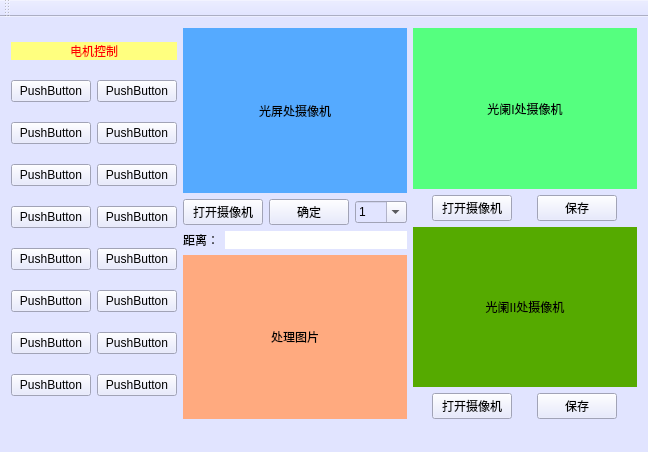
<?xml version="1.0" encoding="UTF-8"?>
<ui version="4.0">
 <class>TEMSClass</class>
 <widget class="QMainWindow" name="TEMSClass">
  <property name="geometry">
   <rect>
    <x>0</x>
    <y>0</y>
    <width>648</width>
    <height>452</height>
   </rect>
  </property>
  <property name="windowTitle">
   <string>TEMS</string>
  </property>
  <property name="autoFillBackground">
   <bool>false</bool>
  </property>
  <property name="styleSheet">
   <string notr="true">background-color: rgb(225, 228, 255);</string>
  </property>
  <widget class="QWidget" name="centralWidget">
   <layout class="QGridLayout" name="gridLayout">
    <item row="0" column="0">
     <layout class="QVBoxLayout" name="verticalLayout_Motor">
      <property name="sizeConstraint">
       <enum>QLayout::SetNoConstraint</enum>
      </property>
      <item>
       <widget class="QLabel" name="label_MotorControl">
        <property name="sizePolicy">
         <sizepolicy hsizetype="Preferred" vsizetype="Fixed">
          <horstretch>0</horstretch>
          <verstretch>0</verstretch>
         </sizepolicy>
        </property>
        <property name="styleSheet">
         <string notr="true">font: 75 12pt &quot;宋体&quot;;
color: rgb(255, 0, 0);
background-color: rgb(255, 255, 127);</string>
        </property>
        <property name="text">
         <string>电机控制</string>
        </property>
        <property name="alignment">
         <set>Qt::AlignCenter</set>
        </property>
       </widget>
      </item>
      <item>
       <layout class="QHBoxLayout" name="horizontalLayout_12">
        <item>
         <widget class="QPushButton" name="pushButton_1Left">
          <property name="autoFillBackground">
           <bool>false</bool>
          </property>
          <property name="text">
           <string>PushButton</string>
          </property>
         </widget>
        </item>
        <item>
         <widget class="QPushButton" name="pushButton_1Right">
          <property name="text">
           <string>PushButton</string>
          </property>
         </widget>
        </item>
       </layout>
      </item>
      <item>
       <layout class="QHBoxLayout" name="horizontalLayout_11">
        <item>
         <widget class="QPushButton" name="pushButton_2Right_2">
          <property name="text">
           <string>PushButton</string>
          </property>
         </widget>
        </item>
        <item>
         <widget class="QPushButton" name="pushButton_2Right">
          <property name="text">
           <string>PushButton</string>
          </property>
         </widget>
        </item>
       </layout>
      </item>
      <item>
       <layout class="QHBoxLayout" name="horizontalLayout_10">
        <item>
         <widget class="QPushButton" name="pushButton_3Left">
          <property name="text">
           <string>PushButton</string>
          </property>
         </widget>
        </item>
        <item>
         <widget class="QPushButton" name="pushButton_3Right">
          <property name="text">
           <string>PushButton</string>
          </property>
         </widget>
        </item>
       </layout>
      </item>
      <item>
       <layout class="QHBoxLayout" name="horizontalLayout_9">
        <item>
         <widget class="QPushButton" name="pushButton_4Left">
          <property name="text">
           <string>PushButton</string>
          </property>
         </widget>
        </item>
        <item>
         <widget class="QPushButton" name="pushButton_4Right">
          <property name="text">
           <string>PushButton</string>
          </property>
         </widget>
        </item>
       </layout>
      </item>
      <item>
       <layout class="QHBoxLayout" name="horizontalLayout_8">
        <item>
         <widget class="QPushButton" name="pushButton_5Left">
          <property name="text">
           <string>PushButton</string>
          </property>
         </widget>
        </item>
        <item>
         <widget class="QPushButton" name="pushButton_5Right">
          <property name="text">
           <string>PushButton</string>
          </property>
         </widget>
        </item>
       </layout>
      </item>
      <item>
       <layout class="QHBoxLayout" name="horizontalLayout_7">
        <item>
         <widget class="QPushButton" name="pushButton_6Left">
          <property name="text">
           <string>PushButton</string>
          </property>
         </widget>
        </item>
        <item>
         <widget class="QPushButton" name="pushButton_6Right">
          <property name="text">
           <string>PushButton</string>
          </property>
         </widget>
        </item>
       </layout>
      </item>
      <item>
       <layout class="QHBoxLayout" name="horizontalLayout_6">
        <item>
         <widget class="QPushButton" name="pushButton_7Left">
          <property name="text">
           <string>PushButton</string>
          </property>
         </widget>
        </item>
        <item>
         <widget class="QPushButton" name="pushButton_7Right">
          <property name="text">
           <string>PushButton</string>
          </property>
         </widget>
        </item>
       </layout>
      </item>
      <item>
       <layout class="QHBoxLayout" name="horizontalLayout_5">
        <item>
         <widget class="QPushButton" name="pushButton_8Left">
          <property name="text">
           <string>PushButton</string>
          </property>
         </widget>
        </item>
        <item>
         <widget class="QPushButton" name="pushButton_8Right">
          <property name="text">
           <string>PushButton</string>
          </property>
         </widget>
        </item>
       </layout>
      </item>
     </layout>
    </item>
    <item row="0" column="1">
     <layout class="QVBoxLayout" name="verticalLayout_Calculate">
      <item>
       <widget class="QLabel" name="label_OpticalScreenCam">
        <property name="sizePolicy">
         <sizepolicy hsizetype="Expanding" vsizetype="Expanding">
          <horstretch>0</horstretch>
          <verstretch>0</verstretch>
         </sizepolicy>
        </property>
        <property name="autoFillBackground">
         <bool>false</bool>
        </property>
        <property name="styleSheet">
         <string notr="true">background-color: rgb(85, 170, 255);
font: 12pt &quot;宋体&quot;;</string>
        </property>
        <property name="text">
         <string>光屏处摄像机</string>
        </property>
        <property name="alignment">
         <set>Qt::AlignCenter</set>
        </property>
       </widget>
      </item>
      <item>
       <layout class="QHBoxLayout" name="horizontalLayout_3">
        <item>
         <widget class="QPushButton" name="pushButton_OpenScreenCam">
          <property name="sizePolicy">
           <sizepolicy hsizetype="Fixed" vsizetype="Fixed">
            <horstretch>0</horstretch>
            <verstretch>0</verstretch>
           </sizepolicy>
          </property>
          <property name="text">
           <string>打开摄像机</string>
          </property>
         </widget>
        </item>
        <item>
         <widget class="QPushButton" name="pushButton_Confirm">
          <property name="sizePolicy">
           <sizepolicy hsizetype="Fixed" vsizetype="Fixed">
            <horstretch>0</horstretch>
            <verstretch>0</verstretch>
           </sizepolicy>
          </property>
          <property name="text">
           <string>确定</string>
          </property>
         </widget>
        </item>
        <item>
         <widget class="QComboBox" name="comboBox_Option">
          <property name="editable">
           <bool>true</bool>
          </property>
          <item>
           <property name="text">
            <string>1</string>
           </property>
          </item>
          <item>
           <property name="text">
            <string>2</string>
           </property>
          </item>
          <item>
           <property name="text">
            <string>3</string>
           </property>
          </item>
          <item>
           <property name="text">
            <string>4</string>
           </property>
          </item>
         </widget>
        </item>
       </layout>
      </item>
      <item>
       <layout class="QHBoxLayout" name="horizontalLayout_4">
        <item>
         <widget class="QLabel" name="label_Distance">
          <property name="sizePolicy">
           <sizepolicy hsizetype="Fixed" vsizetype="Preferred">
            <horstretch>0</horstretch>
            <verstretch>0</verstretch>
           </sizepolicy>
          </property>
          <property name="text">
           <string>距离：</string>
          </property>
         </widget>
        </item>
        <item>
         <widget class="QLabel" name="label_Result">
          <property name="styleSheet">
           <string notr="true">background-color: rgb(255, 255, 255);</string>
          </property>
          <property name="text">
           <string/>
          </property>
         </widget>
        </item>
       </layout>
      </item>
      <item>
       <widget class="QLabel" name="label_ResultPic">
        <property name="sizePolicy">
         <sizepolicy hsizetype="Expanding" vsizetype="Expanding">
          <horstretch>0</horstretch>
          <verstretch>0</verstretch>
         </sizepolicy>
        </property>
        <property name="autoFillBackground">
         <bool>false</bool>
        </property>
        <property name="styleSheet">
         <string notr="true">background-color: rgb(255, 170, 127);
font: 12pt &quot;宋体&quot;;</string>
        </property>
        <property name="text">
         <string>处理图片</string>
        </property>
        <property name="alignment">
         <set>Qt::AlignCenter</set>
        </property>
       </widget>
      </item>
     </layout>
    </item>
    <item row="0" column="2">
     <layout class="QVBoxLayout" name="verticalLayout_Aperture">
      <item>
       <widget class="QLabel" name="label_Aperture1Cam">
        <property name="sizePolicy">
         <sizepolicy hsizetype="Expanding" vsizetype="Expanding">
          <horstretch>0</horstretch>
          <verstretch>0</verstretch>
         </sizepolicy>
        </property>
        <property name="autoFillBackground">
         <bool>false</bool>
        </property>
        <property name="styleSheet">
         <string notr="true">background-color: rgb(85, 255, 127);
font: 12pt &quot;宋体&quot;;</string>
        </property>
        <property name="text">
         <string>光阑I处摄像机</string>
        </property>
        <property name="alignment">
         <set>Qt::AlignCenter</set>
        </property>
       </widget>
      </item>
      <item>
       <layout class="QHBoxLayout" name="horizontalLayout_2">
        <item>
         <widget class="QPushButton" name="pushButton_OpenCam1">
          <property name="sizePolicy">
           <sizepolicy hsizetype="Fixed" vsizetype="Fixed">
            <horstretch>0</horstretch>
            <verstretch>0</verstretch>
           </sizepolicy>
          </property>
          <property name="text">
           <string>打开摄像机</string>
          </property>
         </widget>
        </item>
        <item>
         <widget class="QPushButton" name="pushButton_SaveCam1">
          <property name="sizePolicy">
           <sizepolicy hsizetype="Fixed" vsizetype="Fixed">
            <horstretch>0</horstretch>
            <verstretch>0</verstretch>
           </sizepolicy>
          </property>
          <property name="text">
           <string>保存</string>
          </property>
         </widget>
        </item>
       </layout>
      </item>
      <item>
       <widget class="QLabel" name="label_Aperture2Cam">
        <property name="sizePolicy">
         <sizepolicy hsizetype="Expanding" vsizetype="Expanding">
          <horstretch>0</horstretch>
          <verstretch>0</verstretch>
         </sizepolicy>
        </property>
        <property name="styleSheet">
         <string notr="true">font: 12pt &quot;04b_21&quot;;
font: 12pt &quot;宋体&quot;;
background-color: rgb(85, 170, 0);</string>
        </property>
        <property name="text">
         <string>光阑II处摄像机</string>
        </property>
        <property name="alignment">
         <set>Qt::AlignCenter</set>
        </property>
       </widget>
      </item>
      <item>
       <layout class="QHBoxLayout" name="horizontalLayout">
        <item>
         <widget class="QPushButton" name="pushButton_OpenCam2">
          <property name="sizePolicy">
           <sizepolicy hsizetype="Fixed" vsizetype="Fixed">
            <horstretch>0</horstretch>
            <verstretch>0</verstretch>
           </sizepolicy>
          </property>
          <property name="text">
           <string>打开摄像机</string>
          </property>
         </widget>
        </item>
        <item>
         <widget class="QPushButton" name="pushButton_SaveCam2">
          <property name="sizePolicy">
           <sizepolicy hsizetype="Fixed" vsizetype="Fixed">
            <horstretch>0</horstretch>
            <verstretch>0</verstretch>
           </sizepolicy>
          </property>
          <property name="text">
           <string>保存</string>
          </property>
         </widget>
        </item>
       </layout>
      </item>
     </layout>
    </item>
   </layout>
  </widget>
  <widget class="QMenuBar" name="menuBar">
   <property name="geometry">
    <rect>
     <x>0</x>
     <y>0</y>
     <width>648</width>
     <height>23</height>
    </rect>
   </property>
  </widget>
  <widget class="QToolBar" name="mainToolBar">
   <attribute name="toolBarArea">
    <enum>TopToolBarArea</enum>
   </attribute>
   <attribute name="toolBarBreak">
    <bool>false</bool>
   </attribute>
  </widget>
  <widget class="QStatusBar" name="statusBar"/>
 </widget>
 <layoutdefault spacing="6" margin="11"/>
 <resources>
  <include location="tems.qrc"/>
 </resources>
 <connections/>
</ui>
